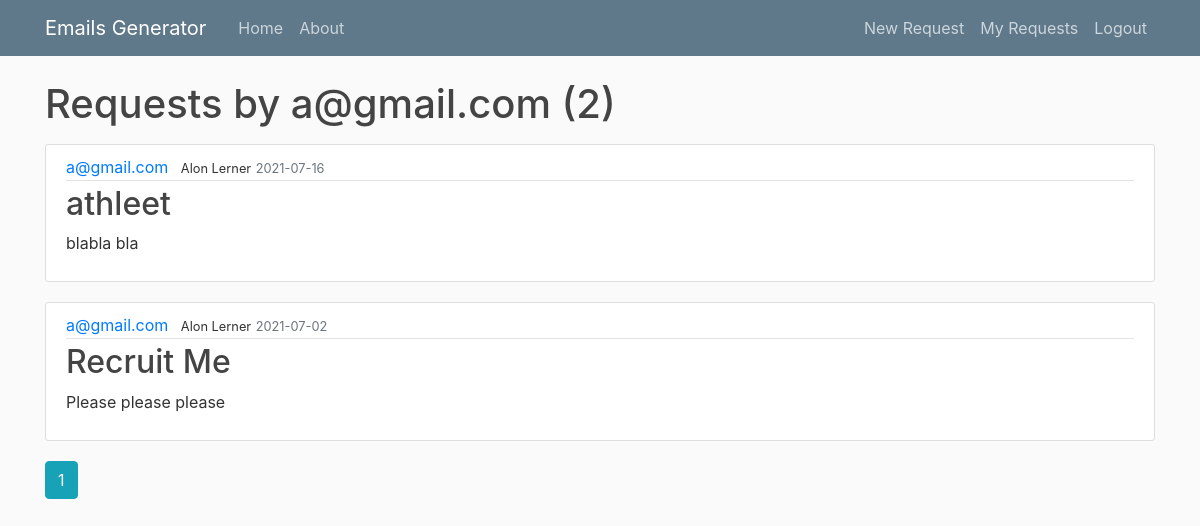
Page /userrequests (signed in) on the committed database.
### flaskproject/models.py (models this page shows, shortened)
class User(db.Model, UserMixin):
    id=db.Column(db.Integer, primary_key=True)
    email=db.Column(db.String(120),unique=True, nullable=False)
    password=db.Column(db.String(60),nullable=False)
    requests=db.relationship('Request', backref='sender',lazy=True)

class Request(db.Model):
    id=db.Column(db.Integer, primary_key=True)
    name=db.Column(db.String(40), nullable=False)
    subject=db.Column(db.String(100), nullable=False)
    date_submitted=db.Column(db.DateTime,nullable=False,default=datetime.utcnow)
    content=db.Column(db.Text, nullable=False)
    teams=db.Column(db.Text, nullable=False)
    user_id=db.Column(db.Integer, db.ForeignKey('user.id'), nullable=False)

### flaskproject/users/routes.py (the view)
@users.route("/userrequests")
@login_required
def user_requests():
    page=request.args.get('page', 1, type=int)
    user=User.query.filter_by(email=current_user.email).first()
    requests=Request.query.filter_by(sender=current_user).order_by(Request.date_submitted.desc()).paginate(page=page, per_page=5)
    return render_template('user_requests.html', requests=requests, user=user)

### flaskproject/models.py (called while the page is built)
@login_manager.user_loader
def load_user(user_id):
    return User.query.get(int(user_id))

### flaskproject/templates/user_requests.html
{% extends "layout.html" %}
{% block content %}
    <h1 class="mb-3">Requests by {{ user.email }} ({{ requests.total }})</h1>
    {% for request in requests.items %}
        <article class="media content-section">
          <div class="media-body">
            <div class="article-metadata">
              <a class="mr-2" href="{{ url_for('users.user_requests') }}">{{ request.sender.email }}</a>
              <small>{{ request.name }}</small>
              <small class="text-muted">{{ request.date_submitted.strftime('%Y-%m-%d') }}</small>
            </div>
            <h2><a class="article-title" href="{{ url_for('requests.request_details', request_id=request.id) }}">{{ request.subject }}</a></h2>
            <p class="article-content">{{ request.content }}</p>
          </div>
        </article>
    {% endfor %}
    {% for page_num in requests.iter_pages(left_edge=1, right_edge=1, left_current=1, right_current=2) %}
      {% if page_num %}
        {% if requests.page == page_num %}
          <a class="btn btn-info mb-4" href="{{ url_for('users.user_requests', email=user.email, page=page_num) }}">{{ page_num }}</a>
        {% else %}
          <a class="btn btn-outline-info mb-4" href="{{ url_for('users.user_requests', email=user.email, page=page_num) }}">{{ page_num }}</a>
        {% endif %}
      {% else %}
        ...
      {% endif %}
    {% endfor %}
{% endblock content %}

### flaskproject/static/main.css (style rules this page uses)
body { background: #fafafa; color: #333333; margin-top: 5rem; }
h1, h2, h3, h4, h5, h6 { color: #444444; }
.content-section { background: #ffffff; padding: 10px 20px; border: 1px solid #dddddd; border-radius: 3px; margin-bottom: 20px; }
.article-title { color: #444444; }
.article-content { white-space: pre-line; }
.article-metadata { padding-bottom: 1px; margin-bottom: 4px; border-bottom: 1px solid #e3e3e3 }

### rows in the picture
User: email "a@gmail.com"
Request: sender.email "a@gmail.com", name "Alon Lerner", date_submitted "2021-07-16", subject "athleet", content "blabla bla"
Request: sender.email "a@gmail.com", name "Alon Lerner", date_submitted "2021-07-02", subject "Recruit Me", content "Please please please"

### other values in the picture
{{ requests.total }} "2"
{{ page_num }} "1"
